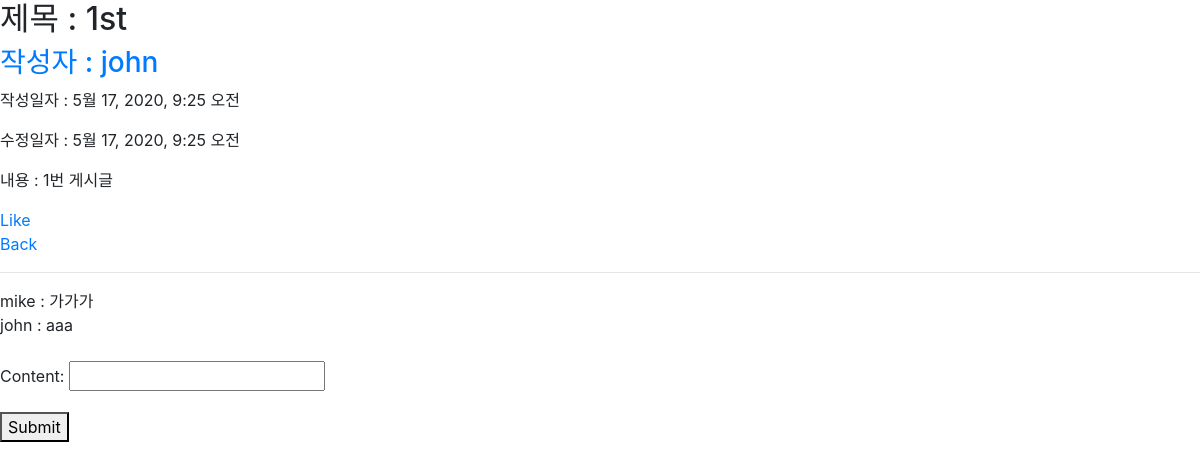
Page /crud/1/ on the committed database.
### crud/models.py (models this page shows)
class Article(models.Model):
    title = models.CharField(max_length=50)
    content = models.TextField()
    created_at = models.DateTimeField(auto_now_add=True)
    updated_at = models.DateTimeField(auto_now=True)
    user = models.ForeignKey(settings.AUTH_USER_MODEL, on_delete=models.CASCADE)
    like_users = models.ManyToManyField(settings.AUTH_USER_MODEL, related_name='like_reviews')

class Comment(models.Model):
    content = models.CharField(max_length=100)
    article = models.ForeignKey(Article, on_delete=models.CASCADE)
    user = models.ForeignKey(settings.AUTH_USER_MODEL, on_delete=models.CASCADE)

### accounts/models.py (models this page shows)
class User(AbstractUser):
    followers = models.ManyToManyField(settings.AUTH_USER_MODEL, related_name='followings')

### crud/views.py (the view)
# urls.py: path('<int:article_pk>/', views.detail, name='detail'),
def detail(request, article_pk):
    article = get_object_or_404(Article, pk=article_pk)
    form = CommentForm()
    context = {
        'article': article,
        'form': form
    }
    return render(request, 'crud/detail.html', context)

### crud/forms.py
class CommentForm(forms.ModelForm):
    class Meta:
        model = Comment
        fields = ('content',)

### crud/templates/crud/detail.html (shortened to what this page needs)
{% extends 'base.html' %}
{% block content %}
    <h2>제목 : {{ article.title }}</h2>
    <h3><a href="{% url 'accounts:detail' article.user.pk %}">작성자 : {{ article.user }}</a></h3>
    <p>작성일자 : {{ article.created_at }}</p>
    <p>수정일자 : {{ article.updated_at }}</p>
    <p>내용 : {{ article.content }}</p>
    {% if request.user == article.user %}
        <a href="{% url 'crud:update' article.pk %}">Update</a>
        <a href="{% url 'crud:delete' article.pk %}">Delete</a>
    {% else %}
        {% if request.user in article.like_users.all %}
            <a href="{% url 'crud:like' article.pk %}">Dislike</a>
        {% else %}
            <a href="{% url 'crud:like' article.pk %}">Like</a>
        {% endif %}
    {% endif %}
    <br>
    <a href="{% url 'crud:index' %}">Back</a>
    <hr>
    {% for comment in article.comment_set.all %}
        {{ comment.user }} : {{ comment.content }}
        <br>
    {% endfor %}
    <br>
    <form action="{% url 'crud:comment_create' article.pk %}" method='POST'>
        {{ form.as_p }}
        <button>Submit</button>
    </form>
{% endblock %}

### rows in the picture
Article: title "1st", user "john", created_at "5월 17, 2020, 9:25 오전", updated_at "5월 17, 2020, 9:25 오전", content "1번 게시글"
Comment: user "mike", content "가가가"
Comment: user "john", content "aaa"
